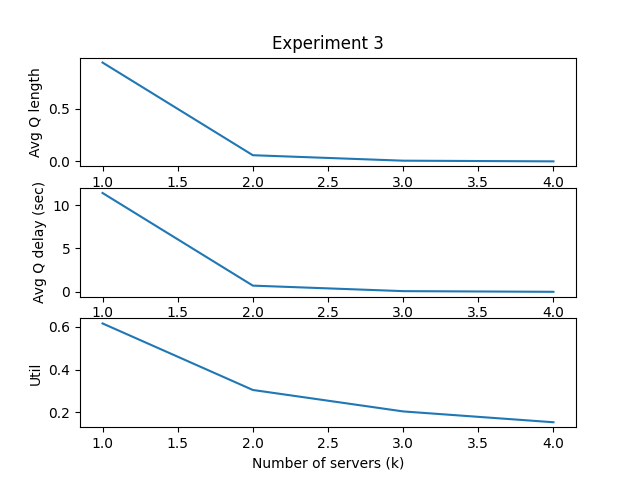

Recreate this plot in Python.
"""
The task is to simulate an M/M/k system with a single queue.
Complete the skeleton code and produce results for three experiments.
The study is mainly to show various results of a queue against its ro parameter.
ro is defined as the ratio of arrival rate vs service rate.
For the sake of comparison, while plotting results from simulation, also produce the analytical results.
"""

import heapq
import random
import matplotlib.pyplot as plt

Q_LIMIT = 10
IDLE = 0
BUSY = 1





# Parameters
class Params:
    def __init__(self, lambd, mu, k):
        self.lambd = lambd  # interarrival rate
        self.mu = mu  # service rate
        self.k = k
    # Note lambd and mu are not mean value, they are rates i.e. (1/mean)

# Write more functions if required


# States and statistical counters
class States:
    def __init__(self):
        # States
        self.server_status = []
        self.total_delays = 0.0
        self.no_of_delay =0.0
        self.num_custs_delayed = 0.0


        self.time_arrival = []
        self.time_arrival.append([])

        #  intermediate variables
        self.arrival_event_count = 0
        self.departure_event_count = 0

        self.time_of_last_event = 0.0
        
        self.Total_time_served = 0.0
        self.Area_under_queue = 0.0
        self.num_in_q = 0
       

        # Statistics
        self.util = 0.0
        self.avgQdelay = 0.0
        self.avgQlength = 0.0
        self.served = 0.0


    def set_initial_server_status(self,sim):
        print("in set_initial_server_status, k = ", sim.params.k)
        for k in range(sim.params.k):
            sim.states.server_status.append(0)

    def return_free_server(self, sim):

        # print("ini return server")
        serverNo=0
        k = sim.params.k
        # self.see_server_status(sim)
        while serverNo < k :
            if self.server_status[serverNo] == IDLE:
                return serverNo
            serverNo+=1
        return -1 #means all servers are busy

    def see_server_status(self,sim):
        for i in range(sim.params.k):
            print(sim.states.server_status[i], ' - ', end = '')
        print('Queue length - ', len(sim.states.time_arrival[0]))


    def update(self, sim, event):
        # Complete this function

        
        print("\nin update of States")
        print()
        # print(' event ', event)
        
        time_since_last_event = event.eventTime - sim.states.time_of_last_event # time_since_last_event = duita event er modhekar time
                                                                                #event.eventTime = oi event er time
        
        sim.states.time_of_last_event = event.eventTime


        no_of_busy_servers = 0

        for i in range(sim.params.k):
            if(sim.states.server_status[i] == BUSY): 
                no_of_busy_servers +=1

        print("No of busy servers - ", no_of_busy_servers)
        mult = (no_of_busy_servers/sim.params.k)
        sim.states.Total_time_served +=  mult * time_since_last_event
        sim.states.Area_under_queue += sim.states.num_in_q * time_since_last_event
        print('Total_time_served - ', sim.states.Total_time_served)
        # print('Area_under_queue - ', sim.states.Area_under_queue)
        print('Number of customers served - ', sim.states.served)
       
        print()
       
        # event.process(sim) -- ei line er jonne double event call hochilo
        


    def finish(self, sim):
        

        self.util = self.Total_time_served/sim.simclock
        self.avgQlength= self.Area_under_queue/sim.simclock
        # self.avgQdelay = self.total_delays/sim.states.num_custs_delayed
        self.avgQdelay = self.total_delays/sim.states.served

       

    def printResults(self, sim):
        print()


        print(' arrival_event_count- ', sim.states.arrival_event_count)
        print( ' departure_event_count- ', sim.states.departure_event_count)
        # print ('All arrival times  - ', sim.states.time_arrival)
        # DO NOT CHANGE THESE LINES
        print('MMk Results: lambda = %lf, mu = %lf, k = %d' % (sim.params.lambd, sim.params.mu, sim.params.k))
        print('MMk Total delay: %d' % (sim.states.total_delays))
        print('MMk Total customer served: %d' % (sim.states.served))
        print('MMk Average queue length: %lf' % (self.avgQlength))
        print('MMk Average customer delay in queue: %lf' % (self.avgQdelay))
        print('MMk Time-average server utility: %lf' % (self.util))


    def getResults(self, sim):
        return (self.avgQlength, self.avgQdelay, self.util)


def analytical(sim):
        
        lambd = sim.params.lambd
        mu = sim.params.mu


        analytical_L = lambd**2/(mu*(mu-lambd))
        analytical_D = lambd/(mu*(mu-lambd))
        analytical_U = lambd/mu

        print('\nAnalytical results')
        print('MMk Average queue length: %lf' % (analytical_L))
        print('MMk Average customer delay in queue: %lf' % (analytical_D))
        print('MMk Time-average server utility: %lf' % (analytical_U))



class Event:
    def __init__(self, sim):
        self.eventType = None
        self.sim = sim
        self.eventTime = None

    def process(self, sim):
        raise Exception('Unimplemented process method for the event!')

    def __repr__(self):
        return self.eventType


    #this class decorater needed because of this comparison
    def __lt__(self, other):
        return self.eventTime < other.eventTime


class StartEvent(Event):
    def __init__(self, eventTime, sim):
        self.eventTime = eventTime
        self.eventType = 'START'
        self.sim = sim

    def process(self, sim):
        print (" in StartEvent's process")

        
        sim.states.see_server_status(sim)

        sim.scheduleEvent(ArrivalEvent(random.expovariate(sim.params.lambd), sim))
        sim.scheduleEvent(ExitEvent(int(100000), sim))
        

class ExitEvent(Event):
    def __init__(self, eventTime, sim):
        self.eventTime = eventTime
        self.eventType = 'EXIT'
        self.sim = sim

    def process(self, sim):
        None

class ArrivalEvent(Event):
    def __init__(self,eventTime, sim):
        print("Initializing ArrivalEvent")
        self.eventType = 'ARRIVAL'
        self.eventTime = eventTime
        self.sim = sim

        

    def process(self, sim):
        print("in process() of ArrivalEvent")
        
        #increase arrival count 
        sim.states.arrival_event_count +=1

        timeOfNextArrival = sim.simclock + random.expovariate(sim.params.lambd)
        # print(' timeOfNextArrival ', timeOfNextArrival)

        # put TOA of i+1 th customer in array
        # time_arrival = [num_in_q - 1] as it is 0 index based
        # self.sim.states.time_arrival [ sim.states.num_in_q-1 ] = sim.states.timeOfNextArrival

        
        # Schedule next (n+1) arrival 
        sim.scheduleEvent(ArrivalEvent(timeOfNextArrival,sim))

        

        # Check to see whether server is busy
        server = sim.states.return_free_server(sim) #server = the server which is free
        # print('server returned was ', server)
        if (server == -1): #means all servers are busy
            
            #insert in q
            print("\n~~~~~~~~~~~~~~~~~~~~~~~ ALL servers are now busy ~~~~~~~~~~~~~~~~~~~~`")
           
            self.sim.states.num_in_q += 1 
            print("inserted in queue")
            
            # There is still room in the queue, so store the time of arrival of the arriving customer at the (new) end of time_arrival. */
            # self.sim.states.time_arrival[sim.states.num_in_q-1] = sim.simclock;
            # self.sim.states.time_arrival[] = sim.simclock
            #put next arrival time in array
            self.sim.states.time_arrival[0].append(sim.simclock)
            sim.states.see_server_status(sim)

        else:

            sim.states.see_server_status(sim)
            # Server is idle, so arriving customer has a delay of zero. */
            print("server[",server,"] status : ", 'IDLE' if self.sim.states.server_status[server] == 0 else 'BUSY')
            
            # delay = 0.0
            # sim.states.total_delays += delay

            # Increment the number of customers delayed, and make server busy. */
            # sim.states.num_custs_delayed +=1
            sim.states.served +=1
            print('Customer is now being served')
            sim.states.server_status[server] = BUSY

            
            # Schedule a departure (service completion)
            print('service completed\n')
            sim.states.departure_event_count += 1 
            departure_time = sim.simclock + random.expovariate(sim.params.mu)
            sim.scheduleEvent(DepartureEvent(departure_time, sim, server))
           


class DepartureEvent(Event):
    def __init__(self,eventTime, sim, curr_server):
        print("Initializing DepartureEvent")
        self.eventType = 'DEPARTURE'
        self.eventTime = eventTime
        self.sim = sim
        self.curr_server = curr_server
        


    def process(self, sim):
        print("in process() of DepartureEvent")

        sim.states.see_server_status(sim)
        
        # print(' Number in q - ', sim.states.num_in_q)
        #  Check to see whether the queue is empty
        if(sim.states.num_in_q == 0):
            print('Q is empty, so make server idle')
            self.sim.states.server_status[self.curr_server] = IDLE


        else:
            sim.states.num_in_q -=1

            # delay = sim.simclock - sim.states.time_arrival[num_in_q-1]
            
            # print('~~~~~~~~~  customer ', sim.states.served, ' was just served ~~~~~~~~~~~~~~')
            #  service done for customer at head, move on to next one
            sim.states.served += 1

            #calculate delay
            sim.states.no_of_delay +=1
            delay = sim.simclock - sim.states.time_arrival[0][0] #curr time - time of arrival of this customer who is now being served
            sim.states.total_delays += delay

            # Increment the number of customers delayed, and schedule departure. 
            # self.sim.states.num_custs_delayed +=1;

            time_departure_next_event = sim.simclock + random.expovariate(sim.params.mu)
            sim.states.departure_event_count +=1
            sim.scheduleEvent(DepartureEvent(time_departure_next_event, sim, self.curr_server))

            #move next person to head of queue
            sim.states.time_arrival[0] = sim.states.time_arrival[0][1:]





class Simulator:
    def __init__(self, seed):
        print(" in init of Simulator")
        self.eventQ = []
        self.simclock = 0
        self.seed = seed
        self.params = None
        self.states = None

    def initialize(self):
        print("Initializing Simulator")
        self.simclock = 0
        self.states.set_initial_server_status(self)  #-- changed here

        self.scheduleEvent(StartEvent(0, self))

    def configure(self, params, states):
        print("in configure of Simulator")
        self.params = params
        self.states = states

    def now(self):
        print("in now of Simulator")
        return self.simclock

    def scheduleEvent(self, event):
        # print("in scheduleEvent of Simulator")
        heapq.heappush(self.eventQ, (event.eventTime, event))

    def run(self):
        print("Running Simulator")
        random.seed(self.seed)
        self.initialize()

        

        while len(self.eventQ) > 0:
            # print('len of eventQ ' ,len(self.eventQ))
            time, event = heapq.heappop(self.eventQ)
            # print('popping ', event, ' at ', time)

            if event.eventType == 'EXIT':
                print ("\nEXITING")
                break

            if self.states != None:
                self.states.update(self, event) #sim instance er states attr contains a States() instance which calls the update of States class

            print('\n-------------------------------------------------------------------------------')
            print('              At %lf' % event.eventTime, 'Event', event, 'k = ', self.params.k,'\n')
            
            
            self.simclock = event.eventTime
            event.process(self)

        self.states.finish(self)

    def printResults(self):
        self.states.printResults(self)

    def getResults(self):
        print("in getResults of Simulator")
        return self.states.getResults(self)



def experiment3():
    # Similar to experiment2 but for different values of k; 1, 2, 3, 4
    # Generate the same plots
    # Fix lambd = (5.0/60), mu = (8.0/60) and change value of k


    print("starting experiment3")
    seed = 101
    k = 4
    avglength = []
    avgdelay = []
    util = []

    k_servers = [1,2,3,4]
    
    for k in k_servers:    
        sim = Simulator(seed)
        sim.configure(Params(5.0 / 60, 8.0/60, k), States())
        sim.run()
        sim.printResults()

        len_,delay,util_ =  sim.getResults()
        avglength.append(len_)
        avgdelay.append(delay)
        util.append(util_)

    plt.figure(1)
    plt.subplot(311)
    plt.plot(k_servers, avglength)
    plt.title('Experiment 3')
    plt.xlabel('Number of servers (k)')
    plt.ylabel('Avg Q length')

    plt.subplot(312)
    plt.plot(k_servers, avgdelay)
    plt.xlabel('Number of servers (k)')
    plt.ylabel('Avg Q delay (sec)')

    plt.subplot(313)
    plt.plot(k_servers, util)
    plt.xlabel('Number of servers (k)')
    plt.ylabel('Util')

    plt.show()

        



def main():
    
    experiment3()
    

if __name__ == "__main__":
    main()
